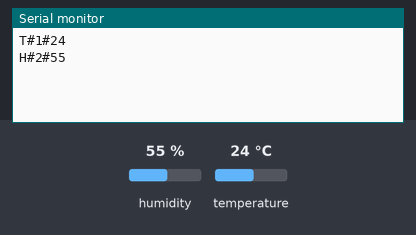
A sketch run on a simulated Arduino Uno, built with avr-gcc and run on an emulated ATmega328P. Shown: the last lines printed to the serial monitor. Inputs (shaded band) come from the test bench; at power-on: humidity 55 %, temperature 24 °C.

Above: at 2.7 s.
2.8 s: humidity set to 22 %
At 4.0 s:
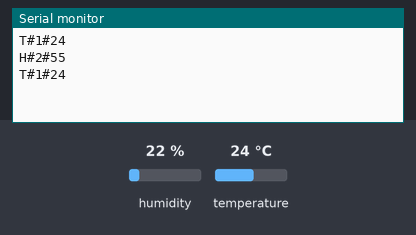
5.5 s: temperature set to 12 °C
At 7.3 s:
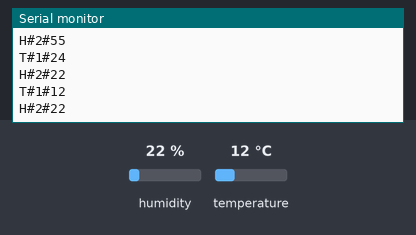
8.2 s: humidity set to 40 %
At 11.0 s:
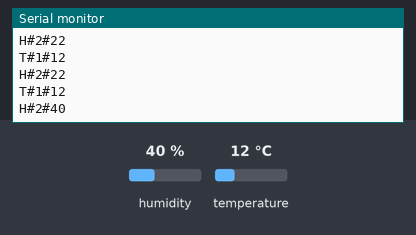
Timing chart, 0 to 12.5 s (numbered marks = the images above; inputs shaded):
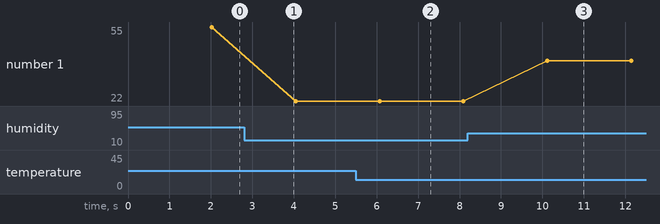

Measured:
- after the input at 5.5 s, the serial monitor: prints a new line after 0.07 s (image 2)
- after the input at 8.2 s, the serial monitor: prints a new line after 1.9 s (image 3)
- plotted number 1: 55 → 22 after the input at 2.8 s, 22 → 40 after the input at 8.2 s

The sketch:

temp_humedad.ino
```cpp
//Script DH11

#include <SimpleDHT.h>

// for DHT11,
//      VCC: 5V or 3V
//      GND: GND
//      DATA: 2
int pinDHT11 = 2;
int TsensorID = 1;
int HsensorID = 2;
SimpleDHT11 dht11(pinDHT11);

void setup() {
  Serial.begin(9600);
  delay(500);//Delay to let system boot
  delay(1000);
}

void loop() {
  // read with raw sample data.
  byte temperature = 0;
  byte humidity = 0;
  if (dht11.read(pinDHT11, &temperature, &humidity, NULL)) {
    return;
  }

  Serial.print((String)"T#");
  Serial.print((int)TsensorID);
  Serial.print('#');
  Serial.println((int)temperature);
  delay(500);
  Serial.print((String)"H#");
  Serial.print((int)HsensorID);
  Serial.print('#');
  Serial.println((int)humidity);


  // DHT11 sampling rate is 1HZ.
  delay(1500);
}
```
